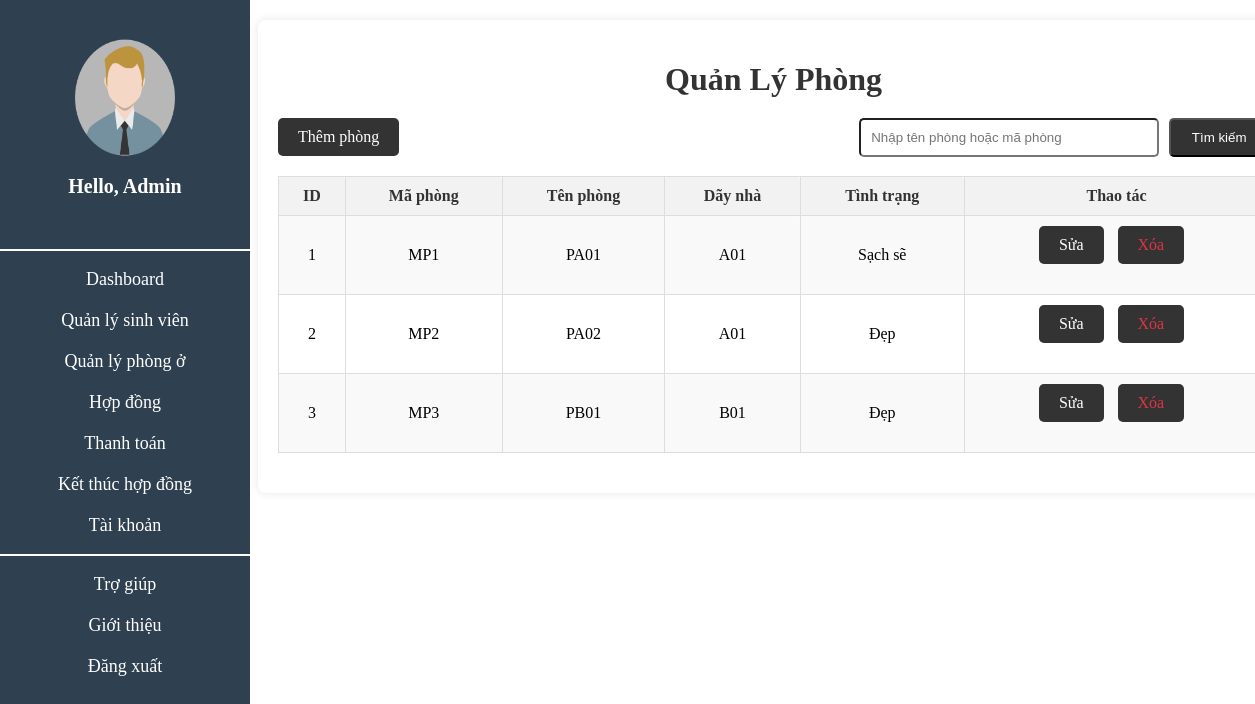
The app's page /view/Phong.php, older data.
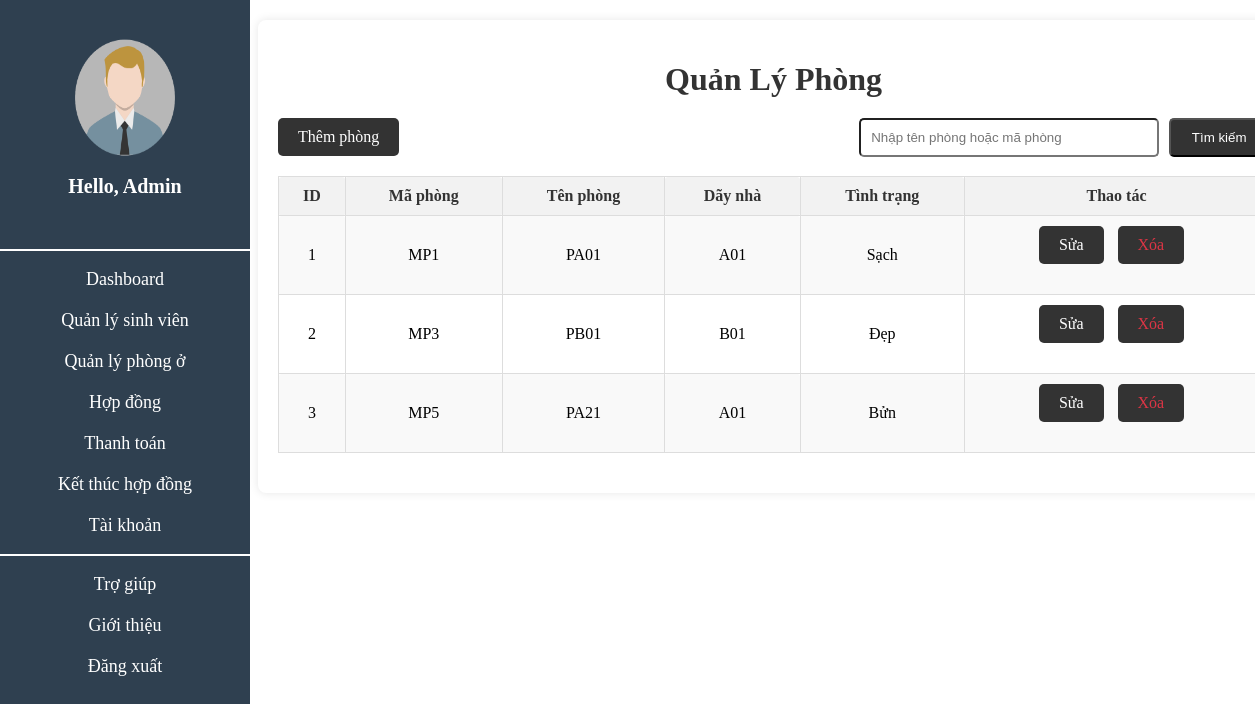
The same page, newer data.
### tables this page shows
CREATE TABLE `phong` (
  `id` int(11) NOT NULL,
  `Maphong` varchar(50) NOT NULL,
  `Tenphong` varchar(100) DEFAULT NULL,
  `Daynha` varchar(50) DEFAULT NULL,
  `Tinhtrang` varchar(100) DEFAULT NULL
);

### view/Phong.php (the view, shortened to what this page needs)
<link rel="stylesheet" href="../css/timkiem.css">
<?php
    include "sliderbar.php";
    include_once "../config/db.php";
    $searchTerm = isset($_GET['search']) ? $_GET['search'] : '';
    if ($searchTerm) {
        $sql = "SELECT * FROM phong WHERE Tenphong LIKE '%$searchTerm%' OR Maphong LIKE '%$searchTerm%'";
    } else {
        $sql = "SELECT * FROM phong";
    }
?>
<body>
    <div class="sinhvien">
        <h1>Quản Lý Phòng</h1>
        <form method="GET" action="">
            <input class="tk" type="submit" value="Tìm kiếm">
            <input class="Timkiem" type="text" name="search" value="<?php echo htmlspecialchars($searchTerm); ?>" placeholder="Nhập tên phòng hoặc mã phòng">
        </form>
        <a href="Themphong.php">Thêm phòng</a>
        <table border="1">
            <tr>
                <th>ID</th>
                <th>Mã phòng</th>
                <th>Tên phòng</th>
                <th>Dãy nhà</th>
                <th>Tình trạng</th>
                <th>Thao tác</th>
            </tr>
            <?php
            $result = mysqli_query($conn, $sql);
            if (mysqli_num_rows($result) > 0) {
                while ($student = mysqli_fetch_assoc($result)) {
                    ?>
                    <tr>
                        <td><?php echo $student['id']; ?></td>
                        <td><?php echo $student['Maphong']; ?></td>
                        <td><?php echo $student['Tenphong']; ?></td>
                        <td><?php echo $student['Daynha']; ?></td>
                        <td><?php echo $student['Tinhtrang']; ?></td>
                        <td>
                            <a href="Suaphong.php?id=<?php echo $student['id']; ?>">Sửa</a>
                            <a href="Xoaphong.php?id=<?php echo $student['id']; ?>">Xóa</a>
                        </td>
                    </tr>
                    <?php
                }
            } else {
                echo "<tr><td colspan='10'>Không có dữ liệu</td></tr>";
            }
        ?>
        </table>
    </div>
</body>

### view/sliderbar.php
<link rel="stylesheet" href="../css/index.css">
<div class="sidebar">
    <div class="side-header">
        <img src="../icon/logoadmin.png" alt="QuanLyKyTucXa">
        <h5>Hello, Admin</h5>
    </div>
    <hr>
    <a href="dashboard.php">Dashboard</a>
    <a href="Sinhvien.php">Quản lý sinh viên</a>
    <a href="Phong.php">Quản lý phòng ở</a>
    <a href="Hopdong.php">Hợp đồng</a>
    <a href="Thanhtoan.php">Thanh toán</a>
    <a href="Ketthuc.php">Kết thúc hợp đồng</a>
    <a href="Taikhoan.php">Tài khoản</a>
    <hr>
    <a href="#">Trợ giúp</a>
    <a href="#">Giới thiệu</a>
    <a href="Dangxuat.php">Đăng xuất</a>
</div>

### css/timkiem.css (style rules this page uses)
.sinhvien { width: 80%; margin: 20px auto; background: #fff; padding: 20px; box-shadow: 0 0 10px rgba(0, 0, 0, 0.1); border-radius: 8px; margin-left: 250px; }
.sinhvien h1 { text-align: center; color: #333; margin-bottom: 20px; }
.Timkiem { width: 300px; padding: 10px; border-radius: 5px; float: right; }
.tk { width: 100px; padding: 10px; background-color: #333; color: white; border-radius: 5px; float: right; margin-left: 10px; }
.sinhvien a { display: inline-block; margin-bottom: 20px; background: #333; color: white; padding: 10px 20px; text-decoration: none; border-radius: 5px; transition: background 0.3s; }
table { width: 100%; border-collapse: collapse; margin-bottom: 20px; }
table, th, td { border: 1px solid #ddd; }
th, td { padding: 10px; text-align: center; }
th { background-color: #f2f2f2; color: #333; }
tr:nth-child(even) { background-color: #f9f9f9; }
th, td { border-radius: 3px; }
td a { color: white; text-decoration: none; margin-right: 10px; transition: color 0.3s; }
td a:last-child { color: #dc3545; }

### css/index.css (style rules this page uses)
.sidebar { height: 100%; width: 250px; position: fixed; top: 0; left: 0; background-color: #2f4050; padding-top: 20px; overflow-x: hidden; transition: 0.5s; }
.sidebar .side-header { text-align: center; padding: 10px; }
.sidebar .side-header img { border-radius: 50%; width : 180; height : 135; transition: transform 1.0s; }
.sidebar .side-header h5 { color: white; font-size: 20px; margin-top:10px; }
.sidebar a { padding: 10px 15px; text-decoration: none; font-size: 18px; color: #fff; display: block; transition: 0.3s; text-align: center; }
.sidebar hr { border:1px solid; background-color:#fff; border-color:#fff; }

Row changes from the older to the newer data that the page shows:
removed phong: id "2", Maphong "MP2", Tenphong "PA02", Daynha "A01", Tinhtrang "Đẹp"
changed phong "MP1": Tinhtrang "Sạch sẽ" → "Sạch"
changed phong "MP3": id "3" → "2"
added phong: id "3", Maphong "MP5", Tenphong "PA21", Daynha "A01", Tinhtrang "Bửn"
